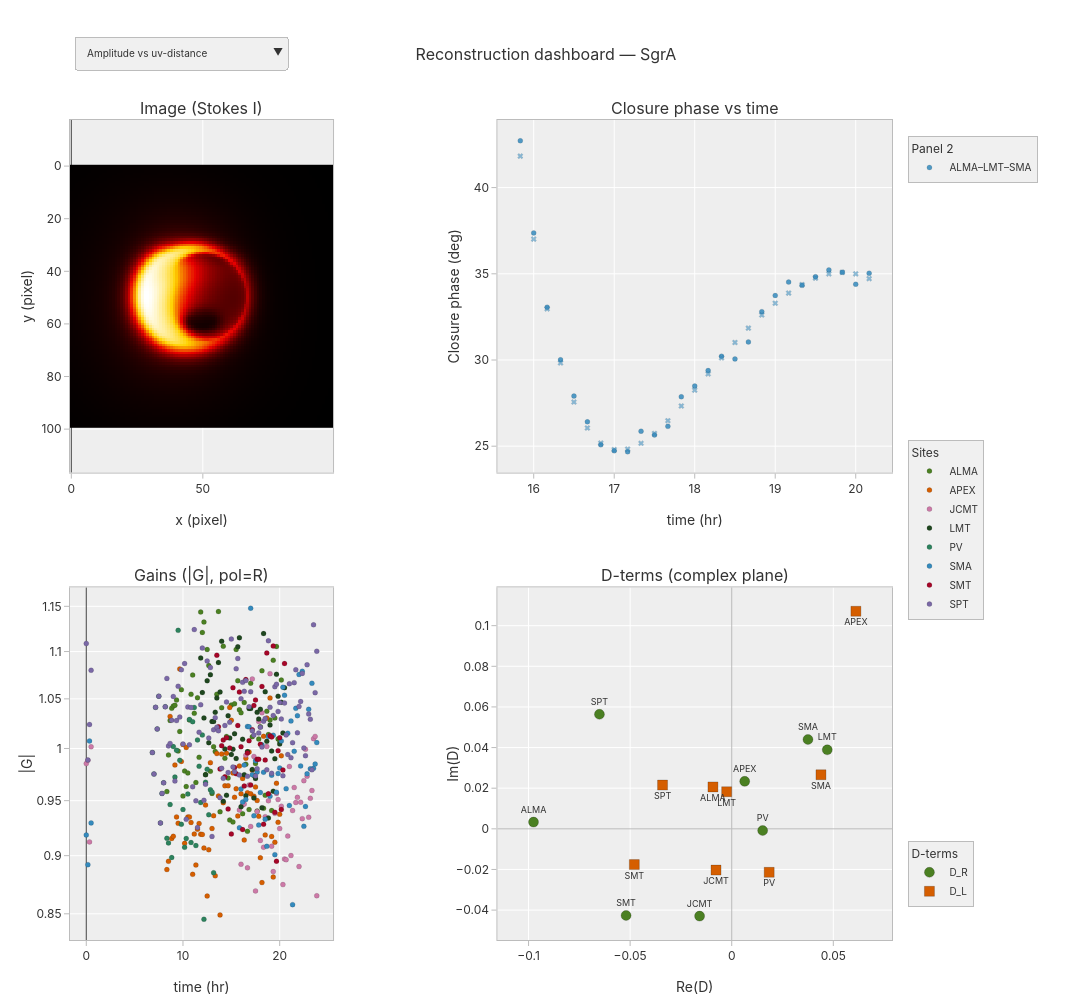

Notebook source saved alongside this figure:
### Code cell
# Filtering to a single triangle/quadrangle via kwargs (the user-facing way).
# Pass site names; if that closure path has no data the panel is simply empty.
interactive.dashboard(
    im_dash, obs_dash, ct_dash,
    triangle=('ALMA', 'LMT', 'SMA'),           # inspect this specific triangle
    quadrangle=('ALMA', 'LMT', 'SMA', 'SMT'),  # inspect this specific quadrangle
    default_product='cphase_vs_time',
    show=False,
)

### Figure 1 — Plotly figure (JSON) as saved in the notebook; plotly's stock layout.template omitted (floating-point values rounded to 4 significant figures; data arrays with more than 128 entries replaced by an {"elided": "..."} marker saying what was removed)
{"data": [{"colorscale": [[0, "rgb(0,0,0)"], [0.3333, "rgb(230,0,0)"], [0.6667, "rgb(255,210,0)"], [1, "rgb(255,255,255)"]], "hovertemplate": "x=%{x}<br>y=%{y}<br>I=%{z:.3g}<extra></extra>", "showscale": false, "type": "heatmap", "xaxis": "x", "yaxis": "y", "z": {"elided": "100x100 float values"}}, {"hovertemplate": "<b>data</b><br>x=%{x:.3g}<br>y=%{y:.3g}<extra></extra>", "legend": "legend2", "legendgroup": "amp_vs_uvdist_0", "marker": {"color": "#888888", "line": {"color": "rgba(0,0,0,0.4)", "width": 0.3}, "opacity": 0.6, "size": 5}, "mode": "markers", "name": "data", "type": "scatter", "visible": false, "x": {"elided": "1030 float values"}, "xaxis": "x2", "y": {"elided": "1030 float values"}, "yaxis": "y2"}, {"hovertemplate": "<b>model</b><br>x=%{x:.3g}<br>y=%{y:.3g}<extra></extra>", "legend": "legend2", "legendgroup": "amp_vs_uvdist_0", "marker": {"color": "#A60628", "line": {"color": "rgba(0,0,0,0.4)", "width": 0.3}, "opacity": 0.55, "size": 5, "symbol": "circle"}, "mode": "markers", "name": "model", "showlegend": true, "type": "scatter", "visible": false, "x": {"elided": "1030 float values"}, "xaxis": "x2", "y": {"elided": "1030 float values"}, "yaxis": "y2"}, {"hovertemplate": "<b>data</b><br>x=%{x:.3g}<br>y=%{y:.3g}<extra></extra>", "legend": "legend2", "legendgroup": "vis_vs_uvdist_0", "marker": {"color": "#888888", "line": {"color": "rgba(0,0,0,0.4)", "width": 0.3}, "opacity": 0.6, "size": 5}, "mode": "markers", "name": "data", "type": "scatter", "visible": false, "x": {"elided": "1030 float values"}, "xaxis": "x2", "y": {"elided": "1030 float values"}, "yaxis": "y2"}, {"hovertemplate": "<b>model</b><br>x=%{x:.3g}<br>y=%{y:.3g}<extra></extra>", "legend": "legend2", "legendgroup": "vis_vs_uvdist_0", "marker": {"color": "#A60628", "line": {"color": "rgba(0,0,0,0.4)", "width": 0.3}, "opacity": 0.55, "size": 5, "symbol": "circle"}, "mode": "markers", "name": "model", "showlegend": true, "type": "scatter", "visible": false, "x": {"elided": "1030 float values"}, "xaxis": "x2", "y": {"elided": "1030 float values"}, "yaxis": "y2"}, {"hovertemplate": "<b>data</b><br>x=%{x:.3g}<br>y=%{y:.3g}<extra></extra>", "legend": "legend2", "legendgroup": "phase_vs_uvdist_0", "marker": {"color": "#888888", "line": {"color": "rgba(0,0,0,0.4)", "width": 0.3}, "opacity": 0.6, "size": 5}, "mode": "markers", "name": "data", "type": "scatter", "visible": false, "x": {"elided": "1030 float values"}, "xaxis": "x2", "y": {"elided": "1030 float values"}, "yaxis": "y2"}, {"hovertemplate": "<b>model</b><br>x=%{x:.3g}<br>y=%{y:.3g}<extra></extra>", "legend": "legend2", "legendgroup": "phase_vs_uvdist_0", "marker": {"color": "#A60628", "line": {"color": "rgba(0,0,0,0.4)", "width": 0.3}, "opacity": 0.55, "size": 5, "symbol": "circle"}, "mode": "markers", "name": "model", "showlegend": true, "type": "scatter", "visible": false, "x": {"elided": "1030 float values"}, "xaxis": "x2", "y": {"elided": "1030 float values"}, "yaxis": "y2"}, {"hovertemplate": "<b>data</b><br>x=%{x:.3g}<br>y=%{y:.3g}<extra></extra>", "legend": "legend2", "legendgroup": "chisq_vs_uvdist_0", "marker": {"color": "#888888", "line": {"color": "rgba(0,0,0,0.4)", "width": 0.3}, "opacity": 0.6, "size": 5}, "mode": "markers", "name": "data", "type": "scatter", "visible": false, "x": {"elided": "1030 float values"}, "xaxis": "x2", "y": {"elided": "1030 float values"}, "yaxis": "y2"}, {"hovertemplate": "<b>ALMA–LMT–SMA</b><br>x=%{x:.3g}<br>y=%{y:.3g}<extra></extra>", "legend": "legend2", "legendgroup": "cphase_vs_time_0", "marker": {"color": "#348ABD", "line": {"color": "rgba(0,0,0,0.4)", "width": 0.3}, "opacity": 0.85, "size": 5}, "mode": "markers", "name": "ALMA–LMT–SMA", "type": "scatter", "visible": true, "x": [15.83, 16.0, 16.17, 16.33, 16.5, 16.67, 16.83, 17.0, 17.17, 17.33, 17.5, 17.67, 17.83, 18.0, 18.17, 18.33, 18.5, 18.67, 18.83, 19.0, 19.17, 19.33, 19.5, 19.67, 19.83, 20.0, 20.17], "xaxis": "x2", "y": [42.72, 37.37, 33.06, 30.01, 27.9, 26.41, 25.08, 24.73, 24.67, 25.87, 25.65, 26.15, 27.87, 28.49, 29.39, 30.22, 30.06, 31.05, 32.81, 33.74, 34.52, 34.33, 34.83, 35.23, 35.09, 34.39, 35.03], "yaxis": "y2"}, {"hovertemplate": "<b>ALMA–LMT–SMA (model)</b><br>x=%{x:.3g}<br>y=%{y:.3g}<extra></extra>", "legend": "legend2", "legendgroup": "cphase_vs_time_0", "marker": {"color": "#348ABD", "line": {"color": "rgba(0,0,0,0.4)", "width": 0.3}, "opacity": 0.55, "size": 5, "symbol": "x"}, "mode": "markers", "name": "ALMA–LMT–SMA (model)", "showlegend": false, "type": "scatter", "visible": true, "x": [15.83, 16.0, 16.17, 16.33, 16.5, 16.67, 16.83, 17.0, 17.17, 17.33, 17.5, 17.67, 17.83, 18.0, 18.17, 18.33, 18.5, 18.67, 18.83, 19.0, 19.17, 19.33, 19.5, 19.67, 19.83, 20.0, 20.17], "xaxis": "x2", "y": [41.82, 37.01, 32.97, 29.83, 27.56, 26.05, 25.18, 24.81, 24.83, 25.17, 25.74, 26.48, 27.33, 28.25, 29.19, 30.12, 31.01, 31.85, 32.61, 33.29, 33.88, 34.37, 34.75, 34.99, 35.08, 35.0, 34.72], "yaxis": "y2"}, {"hovertemplate": "<b>ALMA–LMT–SMA–SMT</b><br>x=%{x:.3g}<br>y=%{y:.3g}<extra></extra>", "legend": "legend2", "legendgroup": "logcamp_vs_time_0", "marker": {"color": "#348ABD", "line": {"color": "rgba(0,0,0,0.4)", "width": 0.3}, "opacity": 0.85, "size": 5}, "mode": "markers", "name": "ALMA–LMT–SMA–SMT", "type": "scatter", "visible": false, "x": [15.83, 16.0, 16.17, 16.33, 16.5, 16.67, 16.83, 17.0, 17.17, 17.33, 17.5, 17.67, 17.83, 18.0, 18.17, 18.33, 18.5, 18.67, 18.83, 19.0, 19.17, 19.33, 19.5, 19.67, 19.83, 20.0, 20.17], "xaxis": "x2", "y": [0.08136, 0.1127, 0.1805, 0.1863, 0.2454, 0.2895, 0.2857, 0.3033, 0.3399, 0.3648, 0.4153, 0.4254, 0.4525, 0.4338, 0.4536, 0.4933, 0.5355, 0.5346, 0.566, 0.5526, 0.5767, 0.5357, 0.611, 0.6411, 0.6497, 0.6935, 0.7526], "yaxis": "y2"}, {"hovertemplate": "<b>ALMA–LMT–SMA–SMT (model)</b><br>x=%{x:.3g}<br>y=%{y:.3g}<extra></extra>", "legend": "legend2", "legendgroup": "logcamp_vs_time_0", "marker": {"color": "#348ABD", "line": {"color": "rgba(0,0,0,0.4)", "width": 0.3}, "opacity": 0.55, "size": 5, "symbol": "x"}, "mode": "markers", "name": "ALMA–LMT–SMA–SMT (model)", "showlegend": false, "type": "scatter", "visible": false, "x": [15.83, 16.0, 16.17, 16.33, 16.5, 16.67, 16.83, 17.0, 17.17, 17.33, 17.5, 17.67, 17.83, 18.0, 18.17, 18.33, 18.5, 18.67, 18.83, 19.0, 19.17, 19.33, 19.5, 19.67, 19.83, 20.0, 20.17], "xaxis": "x2", "y": [0.09783, 0.1332, 0.1679, 0.2016, 0.234, 0.2651, 0.2946, 0.3226, 0.349, 0.3738, 0.397, 0.4186, 0.4388, 0.4575, 0.475, 0.4915, 0.5073, 0.5227, 0.5383, 0.5545, 0.5718, 0.5909, 0.6124, 0.6368, 0.665, 0.6974, 0.7349], "yaxis": "y2"}, {"hovertemplate": "<b>ALMA–LMT–SMA</b><br>x=%{x:.3g}<br>y=%{y:.3g}<extra></extra>", "legend": "legend2", "legendgroup": "cphase_vs_triarea_0", "marker": {"color": "#348ABD", "line": {"color": "rgba(0,0,0,0.4)", "width": 0.3}, "opacity": 0.85, "size": 5}, "mode": "markers", "name": "ALMA–LMT–SMA", "type": "scatter", "visible": false, "x": [7.399, 7.566, 7.723, 7.868, 8.002, 8.124, 8.234, 8.332, 8.417, 8.49, 8.55, 8.598, 8.632, 8.654, 8.662, 8.658, 8.64, 8.61, 8.566, 8.51, 8.441, 8.36, 8.266, 8.16, 8.041, 7.911, 7.77], "xaxis": "x2", "y": [42.72, 37.37, 33.06, 30.01, 27.9, 26.41, 25.08, 24.73, 24.67, 25.87, 25.65, 26.15, 27.87, 28.49, 29.39, 30.22, 30.06, 31.05, 32.81, 33.74, 34.52, 34.33, 34.83, 35.23, 35.09, 34.39, 35.03], "yaxis": "y2"}, {"hovertemplate": "<b>ALMA–LMT–SMA (model)</b><br>x=%{x:.3g}<br>y=%{y:.3g}<extra></extra>", "legend": "legend2", "legendgroup": "cphase_vs_triarea_0", "marker": {"color": "#348ABD", "line": {"color": "rgba(0,0,0,0.4)", "width": 0.3}, "opacity": 0.55, "size": 5, "symbol": "x"}, "mode": "markers", "name": "ALMA–LMT–SMA (model)", "showlegend": false, "type": "scatter", "visible": false, "x": [7.399, 7.566, 7.723, 7.868, 8.002, 8.124, 8.234, 8.332, 8.417, 8.49, 8.55, 8.598, 8.632, 8.654, 8.662, 8.658, 8.64, 8.61, 8.566, 8.51, 8.441, 8.36, 8.266, 8.16, 8.041, 7.911, 7.77], "xaxis": "x2", "y": [41.82, 37.01, 32.97, 29.83, 27.56, 26.05, 25.18, 24.81, 24.83, 25.17, 25.74, 26.48, 27.33, 28.25, 29.19, 30.12, 31.01, 31.85, 32.61, 33.29, 33.88, 34.37, 34.75, 34.99, 35.08, 35.0, 34.72], "yaxis": "y2"}, {"hovertemplate": "<b>ALMA–LMT–SMA–SMT</b><br>x=%{x:.3g}<br>y=%{y:.3g}<extra></extra>", "legend": "legend2", "legendgroup": "logcamp_vs_quadarea_0", "marker": {"color": "#348ABD", "line": {"color": "rgba(0,0,0,0.4)", "width": 0.3}, "opacity": 0.85, "size": 5}, "mode": "markers", "name": "ALMA–LMT–SMA–SMT", "type": "scatter", "visible": false, "x": [14.95, 15.22, 15.47, 15.69, 15.89, 16.06, 16.21, 16.33, 16.43, 16.5, 16.54, 16.56, 16.55, 16.51, 16.45, 16.36, 16.24, 16.1, 15.93, 15.74, 15.52, 15.28, 15.01, 14.72, 14.41, 14.07, 13.72], "xaxis": "x2", "y": [0.08136, 0.1127, 0.1805, 0.1863, 0.2454, 0.2895, 0.2857, 0.3033, 0.3399, 0.3648, 0.4153, 0.4254, 0.4525, 0.4338, 0.4536, 0.4933, 0.5355, 0.5346, 0.566, 0.5526, 0.5767, 0.5357, 0.611, 0.6411, 0.6497, 0.6935, 0.7526], "yaxis": "y2"}, {"hovertemplate": "<b>ALMA–LMT–SMA–SMT (model)</b><br>x=%{x:.3g}<br>y=%{y:.3g}<extra></extra>", "legend": "legend2", "legendgroup": "logcamp_vs_quadarea_0", "marker": {"color": "#348ABD", "line": {"color": "rgba(0,0,0,0.4)", "width": 0.3}, "opacity": 0.55, "size": 5, "symbol": "x"}, "mode": "markers", "name": "ALMA–LMT–SMA–SMT (model)", "showlegend": false, "type": "scatter", "visible": false, "x": [14.95, 15.22, 15.47, 15.69, 15.89, 16.06, 16.21, 16.33, 16.43, 16.5, 16.54, 16.56, 16.55, 16.51, 16.45, 16.36, 16.24, 16.1, 15.93, 15.74, 15.52, 15.28, 15.01, 14.72, 14.41, 14.07, 13.72], "xaxis": "x2", "y": [0.09783, 0.1332, 0.1679, 0.2016, 0.234, 0.2651, 0.2946, 0.3226, 0.349, 0.3738, 0.397, 0.4186, 0.4388, 0.4575, 0.475, 0.4915, 0.5073, 0.5227, 0.5383, 0.5545, 0.5718, 0.5909, 0.6124, 0.6368, 0.665, 0.6974, 0.7349], "yaxis": "y2"}, {"hovertemplate": "<b>ALMA</b><br>t=%{x:.2f} hr<br>|G|=%{y:.3g}<extra></extra>", "legend": "legend3", "marker": {"line": {"color": "rgba(0,0,0,0.4)", "width": 0.3}, "size": 5}, "mode": "markers", "name": "ALMA", "type": "scatter", "x": [8.333, 8.5, 8.667, 8.833, 9.0, 9.167, 9.333, 9.5, 9.667, 9.833, 10.0, 10.17, 10.33, 10.5, 10.67, 10.83, 11.0, 11.17, 11.33, 11.5, 11.67, 11.83, 12.0, 12.17, 12.33, 12.5, 12.67, 12.83, 13.0, 13.17, 13.33, 13.5, 13.67, 13.83, 14.0, 14.17, 14.33, 14.5, 14.67, 14.83, 15.0, 15.17, 15.33, 15.5, 15.67, 15.83, 16.0, 16.17, 16.33, 16.5, 16.67, 16.83, 17.0, 17.17, 17.33, 17.5, 17.67, 17.83, 18.0, 18.17, 18.33, 18.5, 18.67, 18.83, 19.0, 19.17, 19.33, 19.5, 19.67, 19.83, 20.0, 20.17], "xaxis": "x3", "y": [0.9585, 0.9936, 1.028, 1.04, 1.043, 1.043, 1.049, 0.9974, 1.017, 1.06, 0.9543, 0.9781, 0.9633, 0.9763, 1.028, 1.055, 1.075, 1.035, 0.9671, 1.051, 0.9913, 1.144, 1.121, 1.132, 0.9747, 1.102, 1.085, 0.9778, 0.9568, 1.002, 0.9971, 1.055, 1.144, 0.9396, 1.041, 1.106, 0.9906, 1.012, 0.9713, 0.9321, 1.044, 0.9303, 1.045, 1.102, 1.069, 1.039, 1.036, 0.9379, 1.046, 0.9846, 0.9218, 0.9417, 1.066, 1.012, 0.9739, 0.9853, 0.9404, 1.009, 1.022, 1.079, 0.9429, 0.9551, 1.037, 1.014, 1.028, 0.9408, 1.091, 1.03, 1.105, 1.009, 1.007, 1.07], "yaxis": "y3"}, {"hovertemplate": "<b>APEX</b><br>t=%{x:.2f} hr<br>|G|=%{y:.3g}<extra></extra>", "legend": "legend3", "marker": {"line": {"color": "rgba(0,0,0,0.4)", "width": 0.3}, "size": 5}, "mode": "markers", "name": "APEX", "type": "scatter", "x": [8.333, 8.5, 8.667, 8.833, 9.0, 9.167, 9.333, 9.5, 9.667, 9.833, 10.0, 10.17, 10.33, 10.5, 10.67, 10.83, 11.0, 11.17, 11.33, 11.5, 11.67, 11.83, 12.0, 12.17, 12.33, 12.5, 12.67, 12.83, 13.0, 13.17, 13.33, 13.5, 13.67, 13.83, 14.0, 14.17, 14.33, 14.5, 14.67, 14.83, 15.0, 15.17, 15.33, 15.5, 15.67, 15.83, 16.0, 16.17, 16.33, 16.5, 16.67, 16.83, 17.0, 17.17, 17.33, 17.5, 17.67, 17.83, 18.0, 18.17, 18.33, 18.5, 18.67, 18.83, 19.0, 19.17, 19.33, 19.5, 19.67, 19.83, 20.0, 20.17], "xaxis": "x3", "y": [0.8878, 0.895, 1.032, 0.9153, 0.9173, 0.9839, 0.935, 0.9291, 1.081, 0.9874, 1.004, 0.911, 1.001, 0.9348, 0.9348, 0.9299, 0.8836, 0.9193, 0.8918, 0.9237, 0.9289, 0.9192, 0.919, 0.9067, 0.9459, 0.865, 0.9052, 0.9862, 0.9243, 0.936, 0.8823, 0.995, 0.9545, 0.8491, 0.9946, 0.9481, 0.9639, 0.9954, 0.9641, 1.041, 1.028, 0.9761, 0.9532, 0.9611, 0.9358, 0.9829, 0.9565, 0.9709, 0.914, 0.9904, 0.9574, 0.9965, 0.9564, 0.9788, 0.9542, 0.963, 0.9501, 0.9356, 0.8981, 0.8765, 1.012, 0.9186, 1.03, 0.9561, 1.051, 0.9172, 0.8813, 0.912, 0.9664, 0.93, 0.9373, 0.9928], "yaxis": "y3"}, {"hovertemplate": "<b>JCMT</b><br>t=%{x:.2f} hr<br>|G|=%{y:.3g}<extra></extra>", "legend": "legend3", "marker": {"line": {"color": "rgba(0,0,0,0.4)", "width": 0.3}, "size": 5}, "mode": "markers", "name": "JCMT", "type": "scatter", "x": [0.0, 0.1667, 0.3333, 0.5, 15.83, 16.0, 16.17, 16.33, 16.5, 16.67, 16.83, 17.0, 17.17, 17.33, 17.5, 17.67, 17.83, 18.0, 18.17, 18.33, 18.5, 18.67, 18.83, 19.0, 19.17, 19.33, 19.5, 19.67, 19.83, 20.0, 20.17, 20.33, 20.5, 20.67, 20.83, 21.0, 21.17, 21.33, 21.5, 21.67, 21.83, 22.0, 22.17, 22.33, 22.5, 22.67, 22.83, 23.0, 23.17, 23.33, 23.5, 23.67, 23.83], "xaxis": "x3", "y": [0.9852, 0.9885, 0.9123, 1.002, 0.9413, 0.8925, 0.9459, 0.9468, 0.9934, 0.8893, 0.9648, 0.9262, 1.071, 0.9922, 0.8693, 0.9399, 1.027, 0.9136, 1.036, 0.9075, 0.9352, 1.002, 0.9499, 1.076, 0.9084, 0.886, 0.9382, 0.9568, 0.951, 0.9243, 0.9449, 0.8748, 0.897, 0.8964, 0.9175, 0.9824, 0.9001, 0.9408, 0.9624, 0.9483, 0.9531, 0.8904, 0.9486, 0.9334, 0.9688, 0.9992, 0.9731, 0.9346, 0.9522, 0.9595, 1.01, 1.012, 0.8652], "yaxis": "y3"}, {"hovertemplate": "<b>LMT</b><br>t=%{x:.2f} hr<br>|G|=%{y:.3g}<extra></extra>", "legend": "legend3", "marker": {"line": {"color": "rgba(0,0,0,0.4)", "width": 0.3}, "size": 5}, "mode": "markers", "name": "LMT", "type": "scatter", "x": [11.83, 12.0, 12.17, 12.33, 12.5, 12.67, 12.83, 13.0, 13.17, 13.33, 13.5, 13.67, 13.83, 14.0, 14.17, 14.33, 14.5, 14.67, 14.83, 15.0, 15.17, 15.33, 15.5, 15.67, 15.83, 16.0, 16.17, 16.33, 16.5, 16.67, 16.83, 17.0, 17.17, 17.33, 17.5, 17.67, 17.83, 18.0, 18.17, 18.33, 18.5, 18.67, 18.83, 19.0, 19.17, 19.33, 19.5, 19.67, 19.83, 20.0, 20.17, 20.33, 20.5], "xaxis": "x3", "y": [1.093, 1.056, 1.031, 0.9744, 1.069, 1.006, 1.075, 1.027, 1.027, 1.036, 1.051, 1.088, 1.057, 1.111, 0.9494, 0.9995, 0.9552, 1.033, 1.01, 0.9942, 0.9994, 1.015, 0.9902, 1.105, 1.115, 0.9443, 1.009, 0.9746, 0.9547, 0.997, 1.04, 1.04, 0.9796, 0.9524, 0.9709, 1.036, 1.029, 1.039, 0.9435, 1.12, 1.057, 1.007, 0.934, 1.023, 0.9975, 0.9589, 0.9899, 1.076, 1.053, 1.004, 1.046, 1.015, 1.062], "yaxis": "y3"}, {"hovertemplate": "<b>PV</b><br>t=%{x:.2f} hr<br>|G|=%{y:.3g}<extra></extra>", "legend": "legend3", "marker": {"line": {"color": "rgba(0,0,0,0.4)", "width": 0.3}, "size": 5}, "mode": "markers", "name": "PV", "type": "scatter", "x": [6.833, 7.0, 7.167, 7.333, 7.5, 7.667, 7.833, 8.0, 8.167, 8.333, 8.5, 8.667, 8.833, 9.0, 9.167, 9.333, 9.5, 9.667, 9.833, 10.0, 10.17, 10.33, 10.5, 10.67, 10.83, 11.0, 11.17, 11.33, 11.5, 11.67, 11.83, 12.0, 12.17, 12.33, 12.5, 12.67, 12.83, 13.0, 13.17], "xaxis": "x3", "y": [0.996, 0.9752, 1.041, 1.019, 1.053, 0.9295, 0.9568, 0.9668, 1.042, 0.9155, 0.9113, 0.9464, 0.8983, 1.002, 0.9722, 0.9982, 1.123, 0.9884, 0.9282, 0.9417, 0.9074, 0.9153, 0.9562, 1.029, 0.9117, 1.027, 1.041, 0.909, 1.008, 0.9827, 0.9482, 1.013, 0.8455, 0.9675, 0.9799, 0.9369, 0.9603, 0.9581, 0.8851], "yaxis": "y3"}, {"hovertemplate": "<b>SMA</b><br>t=%{x:.2f} hr<br>|G|=%{y:.3g}<extra></extra>", "legend": "legend3", "marker": {"line": {"color": "rgba(0,0,0,0.4)", "width": 0.3}, "size": 5}, "mode": "markers", "name": "SMA", "type": "scatter", "x": [0.0, 0.1667, 0.3333, 0.5, 15.83, 16.0, 16.17, 16.33, 16.5, 16.67, 16.83, 17.0, 17.17, 17.33, 17.5, 17.67, 17.83, 18.0, 18.17, 18.33, 18.5, 18.67, 18.83, 19.0, 19.17, 19.33, 19.5, 19.67, 19.83, 20.0, 20.17, 20.33, 20.5, 20.67, 20.83, 21.0, 21.17, 21.33, 21.5, 21.67, 21.83, 22.0, 22.17, 22.33, 22.5, 22.67, 22.83, 23.0, 23.17, 23.33, 23.5, 23.67, 23.83], "xaxis": "x3", "y": [0.9185, 0.8921, 1.007, 0.9295, 0.925, 0.9609, 0.9488, 0.9838, 0.9511, 1.022, 1.022, 1.148, 0.9745, 0.9359, 0.988, 0.9771, 0.9275, 0.9576, 1.004, 0.9769, 0.9328, 0.9083, 1.012, 0.9542, 0.9741, 1.013, 0.9009, 0.9579, 0.9758, 0.9811, 1.007, 1.062, 1.054, 0.9613, 1.015, 0.9455, 1.027, 0.8577, 0.9973, 1.04, 1.033, 1.075, 0.983, 1.079, 0.9263, 0.9446, 0.9754, 1.039, 0.9802, 1.066, 0.9807, 0.9848, 1.006], "yaxis": "y3"}, {"hovertemplate": "<b>SMT</b><br>t=%{x:.2f} hr<br>|G|=%{y:.3g}<extra></extra>", "legend": "legend3", "marker": {"line": {"color": "rgba(0,0,0,0.4)", "width": 0.3}, "size": 5}, "mode": "markers", "name": "SMT", "type": "scatter", "x": [13.5, 13.67, 13.83, 14.0, 14.17, 14.33, 14.5, 14.67, 14.83, 15.0, 15.17, 15.33, 15.5, 15.67, 15.83, 16.0, 16.17, 16.33, 16.5, 16.67, 16.83, 17.0, 17.17, 17.33, 17.5, 17.67, 17.83, 18.0, 18.17, 18.33, 18.5, 18.67, 18.83, 19.0, 19.17, 19.33, 19.5, 19.67, 19.83, 20.0, 20.17, 20.33, 20.5], "xaxis": "x3", "y": [1.096, 1.022, 0.98, 1.003, 1.008, 0.9725, 1.011, 0.9423, 1.0, 0.9194, 1.062, 0.9814, 0.9756, 1.023, 1.057, 1.002, 0.9234, 0.9638, 1.07, 0.9957, 1.008, 0.9648, 1.019, 1.043, 1.049, 0.9895, 0.9894, 1.004, 1.063, 0.9283, 0.9887, 1.099, 0.9564, 1.013, 1.011, 1.106, 0.9392, 0.8952, 0.9979, 1.011, 0.9417, 0.9791, 1.087], "yaxis": "y3"}, {"hovertemplate": "<b>SPT</b><br>t=%{x:.2f} hr<br>|G|=%{y:.3g}<extra></extra>", "legend": "legend3", "marker": {"line": {"color": "rgba(0,0,0,0.4)", "width": 0.3}, "size": 5}, "mode": "markers", "name": "SPT", "type": "scatter", "x": [0.0, 0.1667, 0.3333, 0.5, 6.833, 7.0, 7.167, 7.333, 7.5, 7.667, 7.833, 8.0, 8.167, 8.333, 8.5, 8.667, 8.833, 9.0, 9.167, 9.333, 9.5, 9.667, 9.833, 10.0, 10.17, 10.33, 10.5, 10.67, 10.83, 11.0, 11.17, 11.33, 11.5, 11.67, 11.83, 12.0, 12.17, 12.33, 12.5, 12.67, 12.83, 13.0, 13.17, 13.33, 13.5, 13.67, 13.83, 14.0, 14.17, 14.33, 14.5, 14.67, 14.83, 15.0, 15.17, 15.33, 15.5, 15.67, 15.83, 16.0, 16.17, 16.33, 16.5, 16.67, 16.83, 17.0, 17.17, 17.33, 17.5, 17.67, 17.83, 18.0, 18.17, 18.33, 18.5, 18.67, 18.83, 19.0, 19.17, 19.33, 19.5, 19.67, 19.83, 20.0, 20.17, 20.33, 20.5, 20.67, 20.83, 21.0, 21.17, 21.33, 21.5, 21.67, 21.83, 22.0, 22.17, 22.33, 22.5, 22.67, 22.83, 23.0, 23.17, 23.33, 23.5, 23.67, 23.83], "xaxis": "x3", "y": [1.109, 0.9887, 1.024, 1.08, 0.996, 0.9752, 1.041, 1.019, 1.053, 0.9295, 0.9568, 0.9668, 1.042, 1.071, 1.003, 1.005, 1.028, 1.053, 0.9685, 1.028, 1.063, 1.031, 1.08, 1.004, 1.087, 0.9328, 1.042, 1.004, 1.041, 0.963, 1.124, 0.9498, 0.9252, 1.016, 1.044, 1.104, 0.9503, 0.9655, 1.09, 1.01, 1.083, 0.9172, 1.019, 1.031, 1.021, 1.017, 0.9528, 0.9807, 0.9711, 1.023, 1.047, 0.9767, 1.026, 1.114, 0.9821, 0.9774, 1.082, 1.092, 0.9743, 1.05, 1.067, 1.058, 1.069, 0.973, 1.042, 1.057, 1.018, 1.013, 0.9733, 0.9803, 1.015, 1.021, 1.001, 1.027, 1.03, 0.9792, 1.112, 1.041, 0.9759, 1.033, 1.063, 1.065, 1.037, 1.046, 1.029, 0.9735, 1.046, 1.013, 0.9941, 1.066, 0.9909, 1.006, 1.067, 1.08, 1.016, 1.042, 1.047, 1.077, 1.0, 0.9929, 1.086, 1.035, 1.029, 0.9792, 1.129, 1.056, 1.1], "yaxis": "y3"}, {"hovertemplate": "<b>%{text}</b><br>Re(D_R)=%{x:.3g}<br>Im(D_R)=%{y:.3g}<extra></extra>", "legend": "legend4", "marker": {"line": {"color": "rgba(0,0,0,0.4)", "width": 0.5}, "size": 10, "symbol": "circle"}, "mode": "markers+text", "name": "D_R", "text": ["ALMA", "LMT", "PV", "APEX", "SMA", "SMT", "SPT", "JCMT"], "textfont": {"color": "#333333", "size": 9}, "textposition": "top center", "type": "scatter", "x": [-0.09755, 0.04703, 0.01524, 0.006392, 0.03752, -0.052, -0.06511, -0.01581], "xaxis": "x4", "y": [0.003302, 0.03889, -0.0008401, 0.02338, 0.04397, -0.04265, 0.05636, -0.04296], "yaxis": "y4"}, {"hovertemplate": "<b>%{text}</b><br>Re(D_L)=%{x:.3g}<br>Im(D_L)=%{y:.3g}<extra></extra>", "legend": "legend4", "marker": {"line": {"color": "rgba(0,0,0,0.4)", "width": 0.5}, "size": 10, "symbol": "square"}, "mode": "markers+text", "name": "D_L", "text": ["ALMA", "LMT", "PV", "APEX", "SMA", "SMT", "SPT", "JCMT"], "textfont": {"color": "#333333", "size": 9}, "textposition": "bottom center", "type": "scatter", "x": [-0.009243, -0.002496, 0.01844, 0.06113, 0.04392, -0.04794, -0.03405, -0.007726], "xaxis": "x4", "y": [0.02064, 0.01827, -0.02142, 0.1071, 0.02662, -0.01761, 0.02154, -0.02032], "yaxis": "y4"}], "layout": {"annotations": [{"font": {"size": 16}, "showarrow": false, "text": "Image (Stokes I)", "x": 0.16, "xanchor": "center", "xref": "paper", "y": 1, "yanchor": "bottom", "yref": "paper"}, {"font": {"size": 16}, "showarrow": false, "text": "Closure phase vs time", "x": 0.76, "xanchor": "center", "xref": "paper", "y": 1, "yanchor": "bottom", "yref": "paper"}, {"font": {"size": 16}, "showarrow": false, "text": "Gains (|G|, pol=R)", "x": 0.16, "xanchor": "center", "xref": "paper", "y": 0.43, "yanchor": "bottom", "yref": "paper"}, {"font": {"size": 16}, "showarrow": false, "text": "D-terms (complex plane)", "x": 0.76, "xanchor": "center", "xref": "paper", "y": 0.43, "yanchor": "bottom", "yref": "paper"}], "colorway": ["#348ABD", "#A60628", "#7A68A6", "#4B8022", "#D55E00", "#CC79A7", "#1F471F", "#2C825D"], "font": {"color": "#333333", "family": "Inter, system-ui, -apple-system, BlinkMacSystemFont, \"Segoe UI\", Roboto, sans-serif", "size": 12}, "height": 1000, "legend2": {"bgcolor": "rgba(238,238,238,0.85)", "bordercolor": "#bcbcbc", "borderwidth": 1, "font": {"color": "#333333", "size": 10}, "title": {"text": "Panel 2"}, "x": 1.02, "xanchor": "left", "y": 0.98, "yanchor": "top"}, "legend3": {"bgcolor": "rgba(238,238,238,0.85)", "bordercolor": "#bcbcbc", "borderwidth": 1, "font": {"color": "#333333", "size": 10}, "title": {"text": "Sites"}, "x": 1.02, "xanchor": "left", "y": 0.5, "yanchor": "middle"}, "legend4": {"bgcolor": "rgba(238,238,238,0.85)", "bordercolor": "#bcbcbc", "borderwidth": 1, "font": {"color": "#333333", "size": 10}, "title": {"text": "D-terms"}, "x": 1.02, "xanchor": "left", "y": 0.04, "yanchor": "bottom"}, "margin": {"b": 60, "l": 70, "r": 200, "t": 120}, "paper_bgcolor": "#ffffff", "plot_bgcolor": "#eeeeee", "showlegend": true, "title": {"font": {"color": "#333333", "family": "Inter, system-ui, -apple-system, BlinkMacSystemFont, \"Segoe UI\", Roboto, sans-serif", "size": 16}, "text": "Reconstruction dashboard — SgrA", "x": 0.5, "xanchor": "center"}, "updatemenus": [{"bgcolor": "rgba(238,238,238,0.85)", "bordercolor": "#bcbcbc", "borderwidth": 1, "buttons": [{"args": [{"visible": [true, true, true, false, false, false, false, false, false, false, false, false, false, false, false, false, true, true, true, true, true, true, true, true, true, true]}, {"xaxis2.title.text": "uv-distance (Gλ)", "yaxis2.title.text": "Amplitude (Jy)"}], "label": "Amplitude vs uv-distance", "method": "update"}, {"args": [{"visible": [true, false, false, true, true, false, false, false, false, false, false, false, false, false, false, false, true, true, true, true, true, true, true, true, true, true]}, {"xaxis2.title.text": "uv-distance (Gλ)", "yaxis2.title.text": "Re(vis) (Jy)"}], "label": "Re(vis) vs uv-distance", "method": "update"}, {"args": [{"visible": [true, false, false, false, false, true, true, false, false, false, false, false, false, false, false, false, true, true, true, true, true, true, true, true, true, true]}, {"xaxis2.title.text": "uv-distance (Gλ)", "yaxis2.title.text": "Phase (deg)"}], "label": "Phase vs uv-distance", "method": "update"}, {"args": [{"visible": [true, false, false, false, false, false, false, true, false, false, false, false, false, false, false, false, true, true, true, true, true, true, true, true, true, true]}, {"xaxis2.title.text": "uv-distance (Gλ)", "yaxis2.title.text": "(data − model) / σ"}], "label": "χ residual vs uv-distance", "method": "update"}, {"args": [{"visible": [true, false, false, false, false, false, false, false, true, true, false, false, false, false, false, false, true, true, true, true, true, true, true, true, true, true]}, {"xaxis2.title.text": "time (hr)", "yaxis2.title.text": "Closure phase (deg)"}], "label": "Closure phase vs time", "method": "update"}, {"args": [{"visible": [true, false, false, false, false, false, false, false, false, false, true, true, false, false, false, false, true, true, true, true, true, true, true, true, true, true]}, {"xaxis2.title.text": "time (hr)", "yaxis2.title.text": "Log closure amplitude"}], "label": "Log closure amp vs time", "method": "update"}, {"args": [{"visible": [true, false, false, false, false, false, false, false, false, false, false, false, true, true, false, false, true, true, true, true, true, true, true, true, true, true]}, {"xaxis2.title.text": "triangle uv-area (Gλ²)", "yaxis2.title.text": "Closure phase (deg)"}], "label": "Closure phase vs triangle area", "method": "update"}, {"args": [{"visible": [true, false, false, false, false, false, false, false, false, false, false, false, false, false, true, true, true, true, true, true, true, true, true, true, true, true]}, {"xaxis2.title.text": "quadrangle uv-area (Gλ²)", "yaxis2.title.text": "Log closure amplitude"}], "label": "Log closure amp vs quadrangle area", "method": "update"}], "direction": "down", "font": {"color": "#333333", "size": 10}, "pad": {"b": 2, "l": 4, "r": 4, "t": 2}, "showactive": true, "type": "dropdown", "x": 0, "xanchor": "left", "y": 1.06, "yanchor": "bottom"}], "width": 1280, "xaxis": {"anchor": "y", "domain": [0, 0.32], "gridcolor": "#ffffff", "linecolor": "#bcbcbc", "mirror": true, "showline": true, "tickcolor": "#bcbcbc", "title": {"text": "x (pixel)"}}, "xaxis2": {"anchor": "y2", "domain": [0.52, 1], "gridcolor": "#ffffff", "linecolor": "#bcbcbc", "mirror": true, "showline": true, "tickcolor": "#bcbcbc", "title": {"text": "time (hr)"}}, "xaxis3": {"anchor": "y3", "domain": [0, 0.32], "gridcolor": "#ffffff", "linecolor": "#bcbcbc", "mirror": true, "showline": true, "tickcolor": "#bcbcbc", "title": {"text": "time (hr)"}}, "xaxis4": {"anchor": "y4", "domain": [0.52, 1], "gridcolor": "#ffffff", "linecolor": "#bcbcbc", "mirror": true, "showline": true, "tickcolor": "#bcbcbc", "title": {"text": "Re(D)"}, "zeroline": true, "zerolinecolor": "#bcbcbc"}, "yaxis": {"anchor": "x", "autorange": "reversed", "domain": [0.57, 1], "gridcolor": "#ffffff", "linecolor": "#bcbcbc", "mirror": true, "scaleanchor": "x", "scaleratio": 1, "showline": true, "tickcolor": "#bcbcbc", "title": {"text": "y (pixel)"}}, "yaxis2": {"anchor": "x2", "domain": [0.57, 1], "gridcolor": "#ffffff", "linecolor": "#bcbcbc", "mirror": true, "showline": true, "tickcolor": "#bcbcbc", "title": {"text": "Closure phase (deg)"}}, "yaxis3": {"anchor": "x3", "domain": [0, 0.43], "gridcolor": "#ffffff", "linecolor": "#bcbcbc", "mirror": true, "showline": true, "tickcolor": "#bcbcbc", "title": {"text": "|G|"}, "type": "log"}, "yaxis4": {"anchor": "x4", "domain": [0, 0.43], "gridcolor": "#ffffff", "linecolor": "#bcbcbc", "mirror": true, "scaleanchor": "x4", "scaleratio": 1, "showline": true, "tickcolor": "#bcbcbc", "title": {"text": "Im(D)"}, "zeroline": true, "zerolinecolor": "#bcbcbc"}}}
